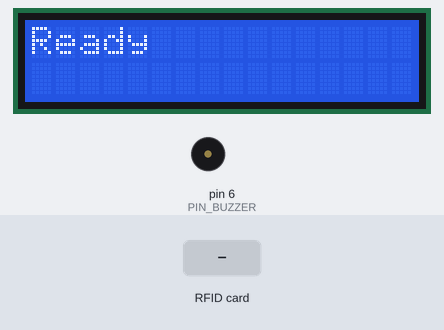
Bench run of a program on a simulated Arduino Uno, built with avr-gcc and run on an emulated ATmega328P. On the bench: 16×2 character LCD, buzzer (waves = sounding). Inputs (shaded band) come from the test bench. The local clock reads 2024-03-15 10:24:30 at power-on unless the program sets it; what the program prints to the serial monitor is not drawn.

Above: at 1.3 s.
1.4 s: RFID card 5E 7A 19 C4 held to the reader
At 2.0 s:
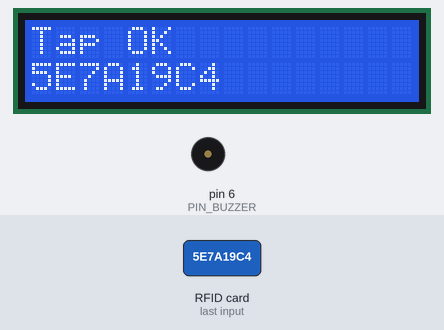
Timing chart, 0 to 4.4 s (numbered marks = the images above; inputs shaded):
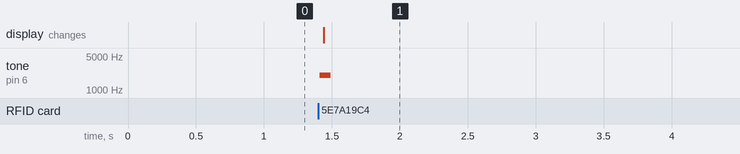

Measured:
- after the input at 1.4 s, tone on pin 6 (PIN_BUZZER): silent → 2000 Hz at once, → silent 0.08 s later; the display: changes at once (image 1)

The program:

main.cpp
```cpp
#include <Arduino.h>
#include <Wire.h>
#include "reader.h"
#include "card.h"
#include "clock.h"
#include "display.h"
#include "buzzer.h"

// Card-only bench demo — same tap-handling shape as ../src/main.cpp's loop()
// but with modem/net/smsq/relay/roster/store all removed. Every tap shows
// the card's enrolled name on the LCD (falling back to the raw UID for a
// card with no offline payload written), exactly like the real firmware's
// display::show() call — just without anything touching the SIM800L.

void setup() {
    Serial.begin(9600);
    Wire.begin();

    display::begin();
    buzzer::begin();
    display::show(Status::Idle);

    bool rtc = clockw::begin();
    if (!rtc) Serial.println(F("WARNING: DS1302 missing/unset - timestamps will read 0"));

    reader::begin();

    Serial.println(F("card_demo up - tap a card"));
}

void loop() {
    buzzer::service();

    Tap t;
    if (reader::poll(t)) {
        CardData cd;
        bool hasCardData = card::read(cd);
        const char* label = hasCardData ? cd.name : t.uid;

        buzzer::play(Cue::Accepted);
        display::show(Status::Ok, label);

        Serial.print(F("tap uid=")); Serial.print(t.uid);
        if (hasCardData) {
            Serial.print(F(" phone=")); Serial.print(cd.phone);
            Serial.print(F(" id="));    Serial.print(cd.studentId);
            Serial.print(F(" name="));  Serial.println(cd.name);
        } else {
            Serial.println(F(" (no offline card data - showing raw UID)"));
        }

        reader::release();
    } else if (reader::sawDuplicate()) {
        buzzer::play(Cue::Duplicate);
    }
}
```

buzzer.cpp
```cpp
#include "buzzer.h"
#include "../include/pins.h"
#include <Arduino.h>

static uint32_t s_offAt = 0;

namespace buzzer {

void begin() { pinMode(PIN_BUZZER, OUTPUT); noTone(PIN_BUZZER); }

void play(Cue c) {
    uint16_t freq, ms;
    switch (c) {
        case Cue::Accepted:  freq = 2000; ms =  80; break;
        case Cue::Offline:   freq = 1200; ms = 150; break;
        case Cue::Unknown:   freq =  600; ms = 300; break;
        case Cue::Duplicate: freq = 2500; ms =  40; break;
        case Cue::Error:     freq =  300; ms = 400; break;
    }
    // Passing a duration lets the AVR core's own timer ISR stop the tone,
    // independent of loop() ever calling service() again in time. That
    // matters here specifically: modem::sendSms() (see smsq.cpp) blocks
    // the whole loop() for the AT+CMGS exchange, up to SMS_SEND_TIMEOUT_MS
    // — with the old 2-arg tone() (which never stops on its own), any cue
    // played just before that blocking call kept sounding for the entire
    // send, which read as one continuous beep with no way to scan another
    // card until it finished. s_offAt/service() stay as a defensive
    // backstop, not the primary stop mechanism anymore.
    tone(PIN_BUZZER, freq, ms);
    s_offAt = millis() + ms;
}

void service() {
    if (s_offAt && (int32_t)(millis() - s_offAt) >= 0) {
        noTone(PIN_BUZZER);
        s_offAt = 0;
    }
}

}
```

buzzer.h
```cpp
#pragma once

// Piezo buzzer, plain GPIO via transistor. No PWM library needed — tone()
// is built into the AVR core and is non-blocking once started.

enum class Cue { Accepted, Offline, Unknown, Duplicate, Error };

namespace buzzer {
    void begin();
    void play(Cue c);   // fire-and-forget; does not block the loop
    void service();     // stops the tone once its duration has elapsed
}
```

card.cpp
```cpp
#include "card.h"
#include "reader.h"
#include "../include/config.h"
#include <MFRC522.h>

// CRC-8/SMBUS: poly 0x07, init 0x00, no reflect, no xorout. Nothing fancy —
// picked only because it's the simplest CRC8 to reproduce byte-for-byte in
// the Python writer tool without pulling in a library on either side. If
// this ever changes, both card_writer.py and this function must change
// together or every card in the field silently stops validating.
static uint8_t crc8(const uint8_t* data, uint8_t len) {
    uint8_t crc = 0x00;
    for (uint8_t i = 0; i < len; i++) {
        crc ^= data[i];
        for (uint8_t bit = 0; bit < 8; bit++)
            crc = (crc & 0x80) ? (crc << 1) ^ 0x07 : (crc << 1);
    }
    return crc;
}

namespace card {

bool read(CardData& out) {
    MFRC522& rfid = reader::instance();

    MFRC522::MIFARE_Key key;
    for (uint8_t i = 0; i < 6; i++) key.keyByte[i] = CARD_KEY_A[i];

    // Sector CARD_SECTOR's three data blocks are absolute blocks 4,5,6
    // (block 7 is that sector's trailer, holds keys not data). One AUTH
    // covers the whole sector — only issue it once, on the first block.
    const uint8_t firstBlock = CARD_SECTOR * 4;
    uint8_t raw[48];

    for (uint8_t i = 0; i < 3; i++) {
        uint8_t block = firstBlock + i;
        if (i == 0) {
            auto status = rfid.PCD_Authenticate(MFRC522::PICC_CMD_MF_AUTH_KEY_A, block, &key, &rfid.uid);
            if (status != MFRC522::STATUS_OK) return false;
        }
        uint8_t bufSize = 18;   // MIFARE_Read wants room for 16 data + 2 CRC_A bytes
        uint8_t buf[18];
        auto status = rfid.MIFARE_Read(block, buf, &bufSize);
        if (status != MFRC522::STATUS_OK) return false;
        memcpy(raw + i * 16, buf, 16);
    }

    if (raw[0] != CARD_MAGIC || raw[1] != CARD_VERSION) return false;
    if (crc8(raw, 29) != raw[29]) return false;

    char phone[14];
    strcpy(phone, "+63");
    for (uint8_t i = 0; i < 5; i++) {
        uint8_t b = raw[2 + i];
        phone[3 + i * 2]     = '0' + (b >> 4);
        phone[3 + i * 2 + 1] = '0' + (b & 0x0F);
    }
    phone[13] = '\0';
    strncpy(out.phone, phone, sizeof out.phone - 1);
    out.phone[sizeof out.phone - 1] = '\0';

    out.studentId = (uint16_t)raw[7] | ((uint16_t)raw[8] << 8);

    memcpy(out.name, raw + 9, 20);
    out.name[20] = '\0';

    return true;
}

}
```

card.h
```cpp
#pragma once
#include <stdint.h>

// On-card offline-fallback data — NOT the primary attendance path. The
// roster-hash check (roster.cpp) and server-driven SMS (relay.cpp) remain
// how this scanner normally works; this only gets read when the network
// is actually down and there's no way to reach the outbox relay. See
// PLAN.md's card-format note for the privacy tradeoff this represents:
// a lost/stolen CARD exposes one child's contact info, not the whole
// school's roster the way a lost SCANNER would.
//
// Deliberately laid out to fit ONE MIFARE Classic sector (3 x 16-byte data
// blocks = 48 bytes) — one authentication, three sequential block reads.
// Spanning a second sector would mean a second AUTH round trip per tap,
// which is exactly the latency this format is designed to avoid. Protected
// by a project-specific key (CARD_KEY_A in config.h), not the MIFARE
// factory default — a higher bar than nothing, though MIFARE Classic's
// own cipher (Crypto1) is publicly broken and this is not real security,
// only a deterrent against casual/accidental reads with a generic reader.
//
// Wire format (48 bytes, big-endian where it matters):
//   [0]      magic       0xAC ("Attendance Card") — distinguishes a
//                         properly-written card from a blank/foreign one
//   [1]      version     0x01 — bump if this layout ever changes
//   [2-6]    phone_bcd   5 bytes packed BCD, the 10-digit PH mobile number
//                         AFTER the country code (e.g. "9171234567" for
//                         09171234567) — firmware prepends "+63" when
//                         sending. Packed BCD, not ASCII, because ASCII
//                         digits would need 10 bytes for the same data;
//                         this is the single biggest saving in the layout.
//   [7-8]    student_id  uint16, little-endian — the durable, exact-match
//                         identifier; the name field exists for the SMS
//                         text, not for matching.
//   [9-28]   name        20 bytes ASCII, zero-padded/truncated — first
//                         name only, matching notify.cpp's existing
//                         "Ana tapped in" style messages elsewhere in
//                         this project.
//   [29]     crc8        over bytes [0..28] — a corrupted read must never
//                         result in texting a wrong or garbled number;
//                         this is the fallback path's only integrity check
//                         since there's no server round-trip to catch it.
//   [30-47]  reserved    zero-filled, for future fields without a layout
//                         version bump

static constexpr uint8_t CARD_MAGIC   = 0xAC;
static constexpr uint8_t CARD_VERSION = 0x01;
static constexpr uint8_t CARD_SECTOR  = 1;   // sector 0 holds the manufacturer block, skip it

struct CardData {
    char     phone[14];     // "+63" (3) + 10 digits + NUL = 14, ready to hand straight to smsq::enqueue()
    uint16_t studentId;
    char     name[21];      // 20 chars + NUL
};

namespace card {
    // Reads CARD_SECTOR from the card ALREADY SELECTED by reader::poll()
    // (must be called before PICC_HaltA — see main.cpp's fallback path).
    // Returns false on any auth failure, CRC mismatch, or bad magic/version
    // — all treated the same way: "no usable offline data", not a crash.
    bool read(CardData& out);
}
```

clock.cpp
```cpp
#include "clock.h"
#include "../include/pins.h"
#include <ThreeWire.h>
#include <RtcDS1302.h>

static ThreeWire        s_wire(PIN_RTC_IO, PIN_RTC_SCLK, PIN_RTC_CE);
static RtcDS1302<ThreeWire> s_rtc(s_wire);
static bool     s_ok       = false;
static uint32_t s_lastSync = 0;

namespace clockw {

bool begin() {
    s_rtc.Begin();
    // IsDateTimeValid() here is only a register-range sanity check (see
    // clock.h's warning) — GetIsRunning() adds the clock-halt bit as a
    // second, equally imperfect signal. Together they catch a DS1302 that's
    // clearly uninitialized; neither catches a silent backup-power loss.
    s_ok = s_rtc.IsDateTimeValid() && s_rtc.GetIsRunning();
    return s_ok;
}

bool ok() { return s_ok; }

uint32_t now() { return s_ok ? s_rtc.GetDateTime().Unix32Time() : 0; }

void setFromEpoch(uint32_t epoch) {
    if (epoch < 1700000000UL) return;   // obviously wrong; ignore it
    RtcDateTime dt(0);
    dt.InitWithUnix32Time(epoch);
    s_rtc.SetIsWriteProtected(false);   // SetDateTime() silently no-ops otherwise
    s_rtc.SetDateTime(dt);
    s_rtc.SetIsRunning(true);
    s_ok = true;                        // a good sync clears any doubt
    s_lastSync = epoch;
}

uint32_t lastSync() { return s_lastSync; }

}
```

clock.h
```cpp
#pragma once
#include <stdint.h>

// DS1302 — 3-wire (CE/IO/SCLK), NOT I2C. This project's earlier plan
// assumed a DS3231; a live I2C bus scan confirmed the actual RTC hardware
// on hand is a DS1302, which explains why it never showed up on the bus —
// wrong protocol, not a wiring fault. See pins.h.
//
// *** A WEAKER GUARANTEE THAN THE DS3231 DESIGN ELSEWHERE IN THIS PROJECT ***
// DS3231 has a hardware oscillator-stop flag (OSF) that's automatically set
// the instant backup power is lost, giving a reliable "distrust this time"
// signal. DS1302 has no equivalent: its "clock halt" bit is purely
// software-controlled, not automatically set on power loss. ok() here can
// only catch a DS1302 reporting outright garbage (register values out of
// range) or one that was never started — NOT a DS1302 that silently lost
// backup power and is now confidently reporting a plausible-but-wrong time.
// If the backup cell/supercap is missing or dead, this will NOT catch it.
//
// Same refusal rule as the ESP32 build otherwise: if the RTC reports
// nothing trustworthy, the scanner REFUSES to queue offline taps rather
// than recording them with a time it made up.
//
// This module does NOT reach for the network itself — there is no NTP
// here. main.cpp asks modem::syncClockFromNetwork() for NITZ time
// (AT+CCLK?) and feeds the result in via setFromEpoch(), which keeps this
// module ignorant of the modem and the modem's single shared AT-command
// channel.

namespace clockw {
    bool begin();
    bool ok();                       // RTC present and not flagged as having lost power
    uint32_t now();                  // unix seconds, 0 if !ok()
    void setFromEpoch(uint32_t epoch);
    uint32_t lastSync();
}
```

display.cpp
```cpp
#include "display.h"
#include "../include/config.h"
#include <LiquidCrystal_I2C.h>
#include <string.h>
#include <stdio.h>

static LiquidCrystal_I2C lcd(LCD_I2C_ADDR, LCD_COLS, LCD_ROWS);

// Pads/truncates to exactly LCD_COLS chars so a shorter new message fully
// overwrites a longer old one — the LCD doesn't clear on its own between
// writes to the same row.
static void writeRow(uint8_t row, const char* text) {
    char buf[21];   // covers up to a 20-col display; LCD_COLS is checked below
    uint8_t n = 0;
    for (; n < LCD_COLS && text && text[n]; n++) buf[n] = text[n];
    for (; n < LCD_COLS; n++) buf[n] = ' ';
    buf[n] = 0;
    lcd.setCursor(0, row);
    lcd.print(buf);
}

namespace display {

void begin() {
    lcd.init();
    lcd.backlight();
    lcd.clear();
    writeRow(0, "Scanner starting");
}

void show(Status s, const char* detail) {
    const char* line1;
    switch (s) {
        case Status::Ok:        line1 = "Tap OK";       break;
        case Status::Error:     line1 = "ERROR";        break;
        case Status::Buffering: line1 = "Buffering...";  break;
        case Status::Unknown:   line1 = "Unknown card";  break;
        case Status::Idle:      line1 = "Ready";         break;
    }
    writeRow(0, line1);
    if (detail) writeRow(1, detail);
}

}
```

display.h
```cpp
#pragma once

// Feedback display — a character LCD over I2C (PCF8574 backpack), sharing
// the bus with the DS3231 (A4/A5). Replaces the RGB-LED-over-I2C design:
// the module actually on hand is an LCD backpack, not a PCA9633 — see
// config.h for how that was discovered. Status is a short line of text
// instead of a colour, which is arguably better feedback anyway (a child
// can read "Tap OK" — no colour-blindness ambiguity, no memorizing what
// blue vs orange means).

enum class Status { Ok, Error, Buffering, Unknown, Idle };

namespace display {
    void begin();
    // detail is optional second-line text (e.g. a queue depth, a name) —
    // pass nullptr to leave the second line as-is.
    void show(Status s, const char* detail = nullptr);
}
```

reader.cpp
```cpp
#include "reader.h"
#include "clock.h"
#include "../include/pins.h"
#include "../include/config.h"
#include <SPI.h>
#include <MFRC522.h>

static MFRC522  s_rfid(PIN_RFID_SS, PIN_RFID_RST);
static char     s_lastUid[24] = {0};
static uint32_t s_lastAt      = 0;
static bool     s_dup         = false;
static bool     s_dupAnnounced = false;  // true once this debounce window's duplicate has been reported
static bool     s_present     = false;   // true if the previous poll() saw this same card still there
static uint32_t s_seq         = 0;

namespace reader {

void begin() {
    SPI.begin();                  // Uno SPI pins are fixed (11/12/13), not passed here
    s_rfid.PCD_Init();
    delay(50);                    // some RC522 clones need settling time after reset
    // Verify SPI — a dead register means wiring fault or 5V damage.
    byte v = s_rfid.PCD_ReadRegister(MFRC522::VersionReg);
    if (v == 0x00 || v == 0xFF) {
        Serial.print(F("RC522 DEAD ver=0x"));
        Serial.println(v, HEX);
    }
    s_rfid.PCD_AntennaOn();
}

bool sawDuplicate() { return s_dup; }

bool poll(Tap& out) {
    s_dup = false;

    // Try REQA first (fast path — covers the common case of a fresh tap
    // on a card that was physically lifted since the last release()).  Fall
    // back to WUPA for cards that are still sitting on the reader from the
    // previous tap (HALTed by release()).  Cheap RC522 clones sometimes
    // have issues with one or the other, so trying both is more robust —
    // confirmed by the card_writer's identical fix.
    bool detected = s_rfid.PICC_IsNewCardPresent() && s_rfid.PICC_ReadCardSerial();
    if (!detected) {
        byte bufferATQA[2];
        byte bufferSize = sizeof(bufferATQA);
        MFRC522::StatusCode result = s_rfid.PICC_WakeupA(bufferATQA, &bufferSize);
        detected = (result == MFRC522::STATUS_OK || result == MFRC522::STATUS_COLLISION)
                   && s_rfid.PICC_ReadCardSerial();
    }
    if (!detected) {
        s_present = false;   // nothing on the reader right now — the NEXT
                              // detection (of anything) is a genuinely fresh
                              // tap, not a continuation of the last one
        return false;
    }

    char uid[24] = {0};
    for (byte i = 0; i < s_rfid.uid.size && i < 10; i++)
        snprintf(uid + i * 2, sizeof(uid) - i * 2, "%02X", s_rfid.uid.uidByte[i]);

    uint32_t now = millis();
    // A tap is "the same event" either because the card never left the
    // reader (s_present stayed true — WUPA re-wakes it every loop(), so a
    // purely time-based debounce would incorrectly expire after
    // TAP_DEBOUNCE_MS and fire a fresh tap for a card that's still sitting
    // right there — confirmed on the bench: repeated "tap ..." log lines
    // exactly TAP_DEBOUNCE_MS apart, one continuous physical presence), OR
    // because it was lifted and bounced back within the debounce window
    // (s_present went false momentarily, same UID, still recent).
    bool sameUid = strcmp(uid, s_lastUid) == 0;
    if (sameUid && (s_present || now - s_lastAt < TAP_DEBOUNCE_MS)) {
        if (!s_dupAnnounced) {
            s_dup = true;
            s_dupAnnounced = true;
        }
        s_present = true;
        release();       // a duplicate is still a card we selected — must still release it
        return false;
    }
    s_present = true;
    s_dupAnnounced = false;
    strncpy(s_lastUid, uid, sizeof s_lastUid - 1);
    s_lastAt = now;

    strncpy(out.uid, uid, sizeof out.uid - 1);
    out.recorded_at = clockw::now();      // DS3231, never millis()
    out.sms_sent    = false;
    snprintf(out.id, sizeof out.id, "%s-%lu-%lu",
             DEVICE_SHORT, (unsigned long)out.recorded_at, (unsigned long)++s_seq);
    // NOT released here — left selected so card::read() can optionally
    // pull the offline-fallback sector from this same session. Caller
    // MUST call release().
    return true;
}

void release() {
    s_rfid.PICC_HaltA();
    s_rfid.PCD_StopCrypto1();
}

MFRC522& instance() { return s_rfid; }

}
```

Source omitted: reader.h (1420 bytes), config.h (9580 bytes), pins.h (2840 bytes)
